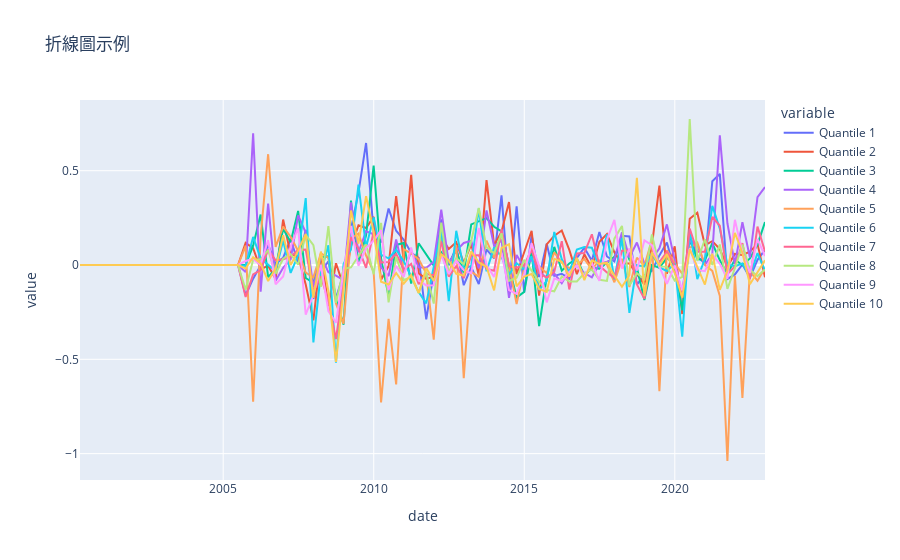

Notebook code cell kept with this figure:
### Code cell
# 畫圖
plotter.plot(output,index="portfolio_returns")
